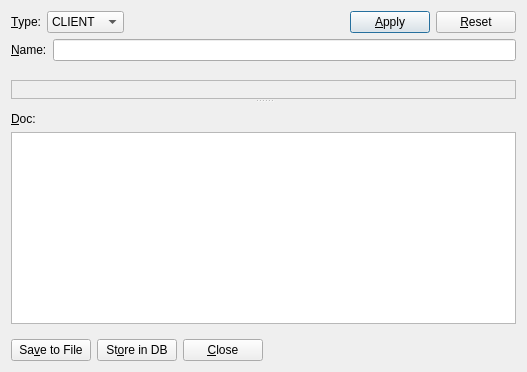
<?xml version="1.0" encoding="UTF-8"?>
<ui version="4.0">
 <class>DataSourceDlg</class>
 <widget class="QDialog" name="DataSourceDlg">
  <property name="geometry">
   <rect>
    <x>0</x>
    <y>0</y>
    <width>527</width>
    <height>372</height>
   </rect>
  </property>
  <property name="windowTitle">
   <string>DataSource</string>
  </property>
  <layout class="QGridLayout" name="gridLayout_2">
   <item row="0" column="0">
    <layout class="QVBoxLayout" name="verticalLayout">
     <item>
      <layout class="QHBoxLayout" name="horizontalLayout">
       <item>
        <widget class="QLabel" name="typeLabel">
         <property name="text">
          <string>&amp;Type:</string>
         </property>
         <property name="buddy">
          <cstring>typeComboBox</cstring>
         </property>
        </widget>
       </item>
       <item>
        <widget class="QComboBox" name="typeComboBox">
         <item>
          <property name="text">
           <string>CLIENT</string>
          </property>
         </item>
         <item>
          <property name="text">
           <string>TANGO</string>
          </property>
         </item>
         <item>
          <property name="text">
           <string>DB</string>
          </property>
         </item>
         <item>
          <property name="text">
           <string>PYEVAL</string>
          </property>
         </item>
        </widget>
       </item>
       <item>
        <spacer name="horizontalSpacer_2">
         <property name="orientation">
          <enum>Qt::Horizontal</enum>
         </property>
         <property name="sizeHint" stdset="0">
          <size>
           <width>40</width>
           <height>20</height>
          </size>
         </property>
        </spacer>
       </item>
       <item>
        <widget class="QPushButton" name="applyPushButton">
         <property name="text">
          <string>&amp;Apply</string>
         </property>
        </widget>
       </item>
       <item>
        <widget class="QPushButton" name="resetPushButton">
         <property name="text">
          <string>&amp;Reset</string>
         </property>
        </widget>
       </item>
      </layout>
     </item>
     <item>
      <widget class="QFrame" name="nameFrame">
       <property name="frameShape">
        <enum>QFrame::NoFrame</enum>
       </property>
       <property name="frameShadow">
        <enum>QFrame::Raised</enum>
       </property>
       <layout class="QFormLayout" name="formLayout_3">
        <property name="horizontalSpacing">
         <number>0</number>
        </property>
        <property name="verticalSpacing">
         <number>0</number>
        </property>
        <property name="leftMargin">
         <number>0</number>
        </property>
        <property name="topMargin">
         <number>0</number>
        </property>
        <property name="rightMargin">
         <number>0</number>
        </property>
        <property name="bottomMargin">
         <number>0</number>
        </property>
        <item row="0" column="1">
         <layout class="QHBoxLayout" name="horizontalLayout_7">
          <item>
           <widget class="QLabel" name="nameLabel">
            <property name="text">
             <string>&amp;Name:  </string>
            </property>
            <property name="buddy">
             <cstring>nameLineEdit</cstring>
            </property>
           </widget>
          </item>
          <item>
           <widget class="QLineEdit" name="nameLineEdit"/>
          </item>
         </layout>
        </item>
       </layout>
      </widget>
     </item>
     <item>
      <spacer name="verticalSpacer_4">
       <property name="orientation">
        <enum>Qt::Vertical</enum>
       </property>
       <property name="sizeType">
        <enum>QSizePolicy::Maximum</enum>
       </property>
       <property name="sizeHint" stdset="0">
        <size>
         <width>20</width>
         <height>13</height>
        </size>
       </property>
      </spacer>
     </item>
     <item>
      <widget class="QSplitter" name="splitter">
       <property name="sizePolicy">
        <sizepolicy hsizetype="Preferred" vsizetype="Expanding">
         <horstretch>0</horstretch>
         <verstretch>0</verstretch>
        </sizepolicy>
       </property>
       <property name="orientation">
        <enum>Qt::Vertical</enum>
       </property>
       <widget class="QFrame" name="dsFrame">
        <property name="enabled">
         <bool>true</bool>
        </property>
        <property name="sizePolicy">
         <sizepolicy hsizetype="Preferred" vsizetype="Preferred">
          <horstretch>0</horstretch>
          <verstretch>10</verstretch>
         </sizepolicy>
        </property>
        <property name="frameShape">
         <enum>QFrame::StyledPanel</enum>
        </property>
        <property name="frameShadow">
         <enum>QFrame::Raised</enum>
        </property>
       </widget>
       <widget class="QFrame" name="docFrame">
        <property name="frameShape">
         <enum>QFrame::NoFrame</enum>
        </property>
        <property name="frameShadow">
         <enum>QFrame::Raised</enum>
        </property>
        <layout class="QGridLayout" name="gridLayout_5">
         <property name="leftMargin">
          <number>0</number>
         </property>
         <property name="rightMargin">
          <number>0</number>
         </property>
         <item row="0" column="0">
          <layout class="QVBoxLayout" name="verticalLayout_2">
           <item>
            <widget class="QLabel" name="docLabel">
             <property name="sizePolicy">
              <sizepolicy hsizetype="Preferred" vsizetype="Preferred">
               <horstretch>0</horstretch>
               <verstretch>0</verstretch>
              </sizepolicy>
             </property>
             <property name="text">
              <string>&amp;Doc:</string>
             </property>
             <property name="buddy">
              <cstring>docTextEdit</cstring>
             </property>
            </widget>
           </item>
           <item>
            <widget class="QTextEdit" name="docTextEdit">
             <property name="sizePolicy">
              <sizepolicy hsizetype="Expanding" vsizetype="Preferred">
               <horstretch>0</horstretch>
               <verstretch>0</verstretch>
              </sizepolicy>
             </property>
            </widget>
           </item>
          </layout>
         </item>
        </layout>
       </widget>
      </widget>
     </item>
     <item>
      <widget class="QFrame" name="closeSaveFrame">
       <property name="frameShape">
        <enum>QFrame::NoFrame</enum>
       </property>
       <property name="frameShadow">
        <enum>QFrame::Raised</enum>
       </property>
       <layout class="QGridLayout" name="gridLayout">
        <property name="leftMargin">
         <number>0</number>
        </property>
        <property name="topMargin">
         <number>0</number>
        </property>
        <property name="rightMargin">
         <number>0</number>
        </property>
        <property name="bottomMargin">
         <number>0</number>
        </property>
        <item row="0" column="0">
         <layout class="QHBoxLayout" name="horizontalLayout_5">
          <item>
           <widget class="QPushButton" name="savePushButton">
            <property name="text">
             <string>Sa&amp;ve to File</string>
            </property>
           </widget>
          </item>
          <item>
           <widget class="QPushButton" name="storePushButton">
            <property name="text">
             <string>St&amp;ore in DB</string>
            </property>
           </widget>
          </item>
          <item>
           <widget class="QPushButton" name="closePushButton">
            <property name="text">
             <string>&amp;Close</string>
            </property>
           </widget>
          </item>
          <item>
           <spacer name="horizontalSpacer">
            <property name="orientation">
             <enum>Qt::Horizontal</enum>
            </property>
            <property name="sizeHint" stdset="0">
             <size>
              <width>40</width>
              <height>20</height>
             </size>
            </property>
           </spacer>
          </item>
         </layout>
        </item>
       </layout>
      </widget>
     </item>
    </layout>
   </item>
  </layout>
 </widget>
 <tabstops>
  <tabstop>typeComboBox</tabstop>
  <tabstop>nameLineEdit</tabstop>
  <tabstop>docTextEdit</tabstop>
  <tabstop>savePushButton</tabstop>
  <tabstop>storePushButton</tabstop>
  <tabstop>closePushButton</tabstop>
  <tabstop>applyPushButton</tabstop>
  <tabstop>resetPushButton</tabstop>
 </tabstops>
 <resources/>
 <connections/>
</ui>
